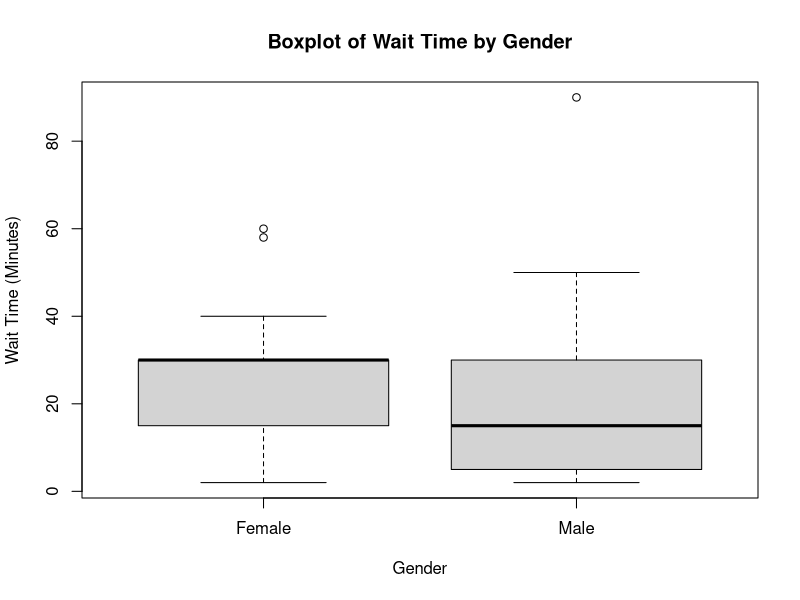
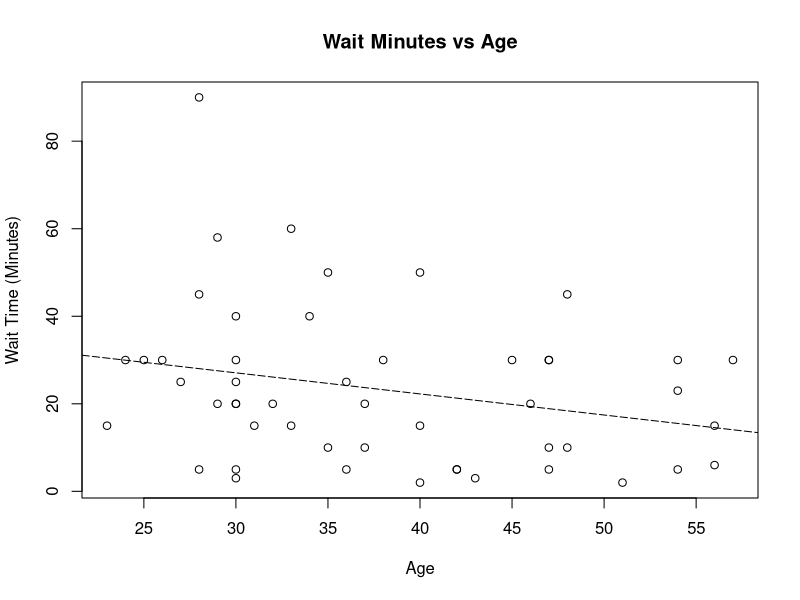

These charts were generated, in order, by the following R code:
#1 

visit = read.csv("Telemedicine_extract.csv")

#2

#a

library(psych)


describeBy(visit$WaitMinutes, visit$Gender)

#------------------------------

#b

t.test(visit$WaitMinutes~visit$Gender, data=visit)

#p-value = 0.5455
#we do not have evidence that suggests wait minutes is effected by gender

#---------------------------------
#c

summary(lm(visit$WaitMinutes~visit$Gender,data=visit))

#p-value: 0.5617
# No evidence that suggests gender has a strong relationship with waiting time

#------------------
#d

boxplot(visit$WaitMinutes~visit$Gender, data=visit, 
        main = "Boxplot of Wait Time by Gender",
        xlab="Gender", 
        ylab="Wait Time (Minutes)")

dev.off()



#3------------------------


#a

summary(lm(visit$WaitMinutes~visit$Age,data=visit))

#In this case, age is not statistically significant as the p-value is .06918.
# We cannot conclude that waiting time differs based on age


#b

plot(visit$Age, visit$WaitMinutes, 
     main = "Wait Minutes vs Age", 
     xlab = "Age",
     ylab= "Wait Time (Minutes)") 
fit = lm(visit$WaitMinutes~visit$Age, data=visit) 
abline(fit,lty=5) # Plot the best fit line


dev.off()


